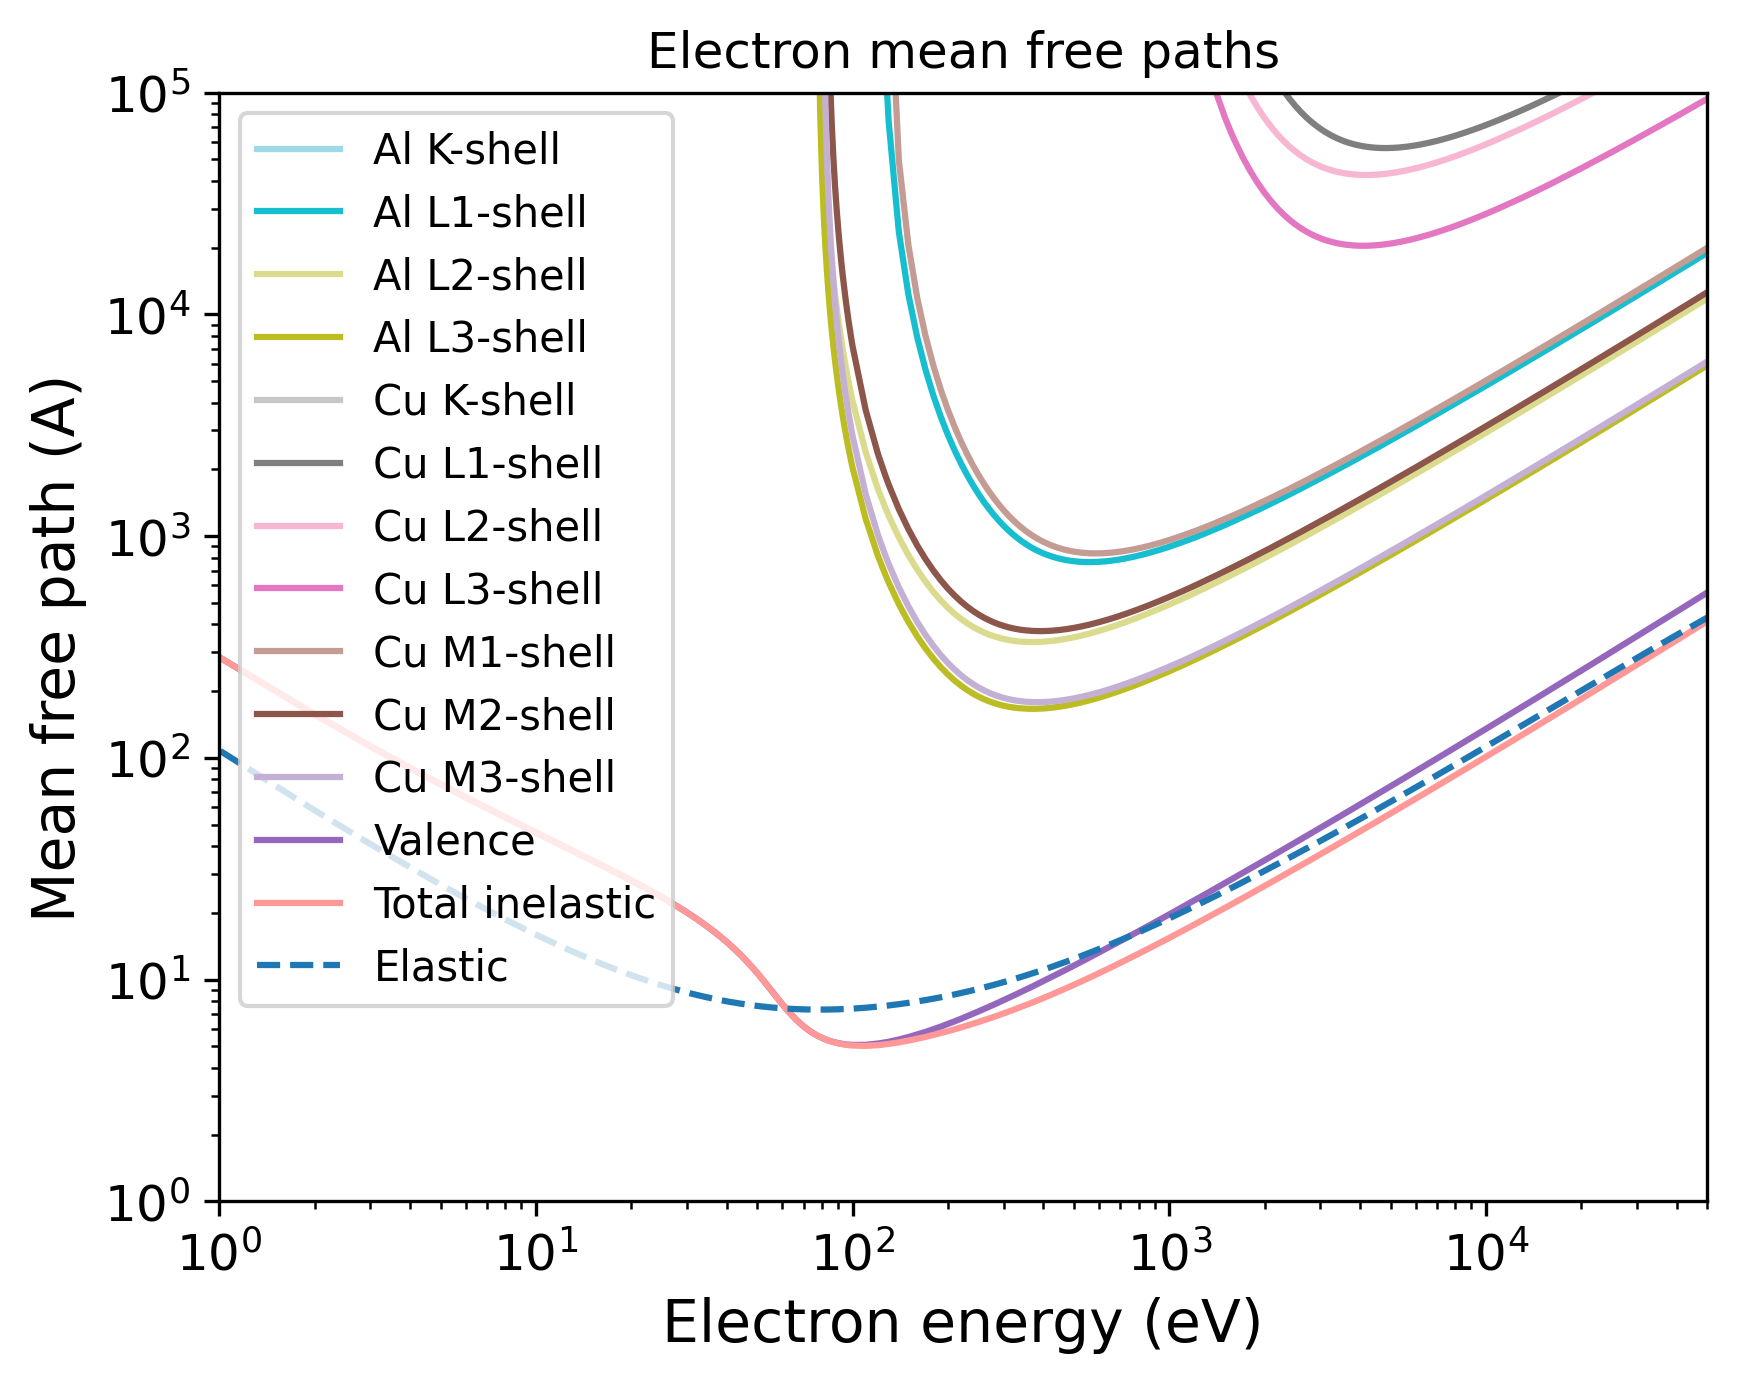

Generate this figure with Python:
import pandas as pd
import numpy as np
import matplotlib.pyplot as plt
import matplotlib.cm as cm
# Set the format:
plt.xlabel("Electron energy (eV)", fontsize=14)
plt.ylabel("Mean free path (A)", fontsize=14)
plt.xticks(fontsize=12)
plt.yticks(fontsize=12)
plt.grid(False)
# Set the axes:
# Read the output file:
df = pd.read_csv(r"OUTPUT_Multilayer_AlCu_Electron_IMFP.dat", sep=r'\s+', header=None, comment="#", skipinitialspace=True)
plt.xscale("log")
plt.yscale("log")
# Prepare the plot:
columns_to_plot = [ 1, 2, 3, 4, 5, 6, 7, 8, 9, 10, 11, 12, 13]
labels = [ "Al K-shell", "Al L1-shell", "Al L2-shell", "Al L3-shell", "Cu K-shell", "Cu L1-shell", "Cu L2-shell", "Cu L3-shell", "Cu M1-shell", "Cu M2-shell", "Cu M3-shell", "Valence", "Total inelastic"]
# Create N distinct colors from a colormap
N = len(columns_to_plot)
colors = plt.cm.tab20(np.linspace(1, 0, 20))
# Set line styles:
linestyles = [ "-", "-", "-", "-", "-", "-", "-", "-", "-", "-", "-", "-", "-"]
for i, col in enumerate(columns_to_plot):
    color = colors[i % len(colors)]
    ls    = linestyles[i % len(linestyles)]
    label = labels[i % len(labels)]
    plt.plot(df.iloc[:, 0], df.iloc[:, col],
    color=color,
    label=label,
    linestyle=ls)
# Add a curve from the second file
df2 = pd.read_csv(r"OUTPUT_Multilayer_AlCu_Electron_EMFP.dat", sep=r'\s+', header=None, comment="#", skipinitialspace=True)
columns_to_plot2 = [ 3]
labels2 = [ "Elastic"]
# Create second part of the plot:
for col, label in zip(columns_to_plot2, labels2):
    plt.plot(df2.iloc[:, 0], df2.iloc[:, col], label=label, linestyle="--")
plt.xlim(1.00000000,50000.00000000)
plt.ylim(1.00000000,100000.00000000)
plt.title("Electron mean free paths")
plt.legend(loc="best", fontsize=10)
# Save the plot in this format:
plt.savefig("OUTPUT_MFP_electron.png", dpi=300, bbox_inches="tight")
